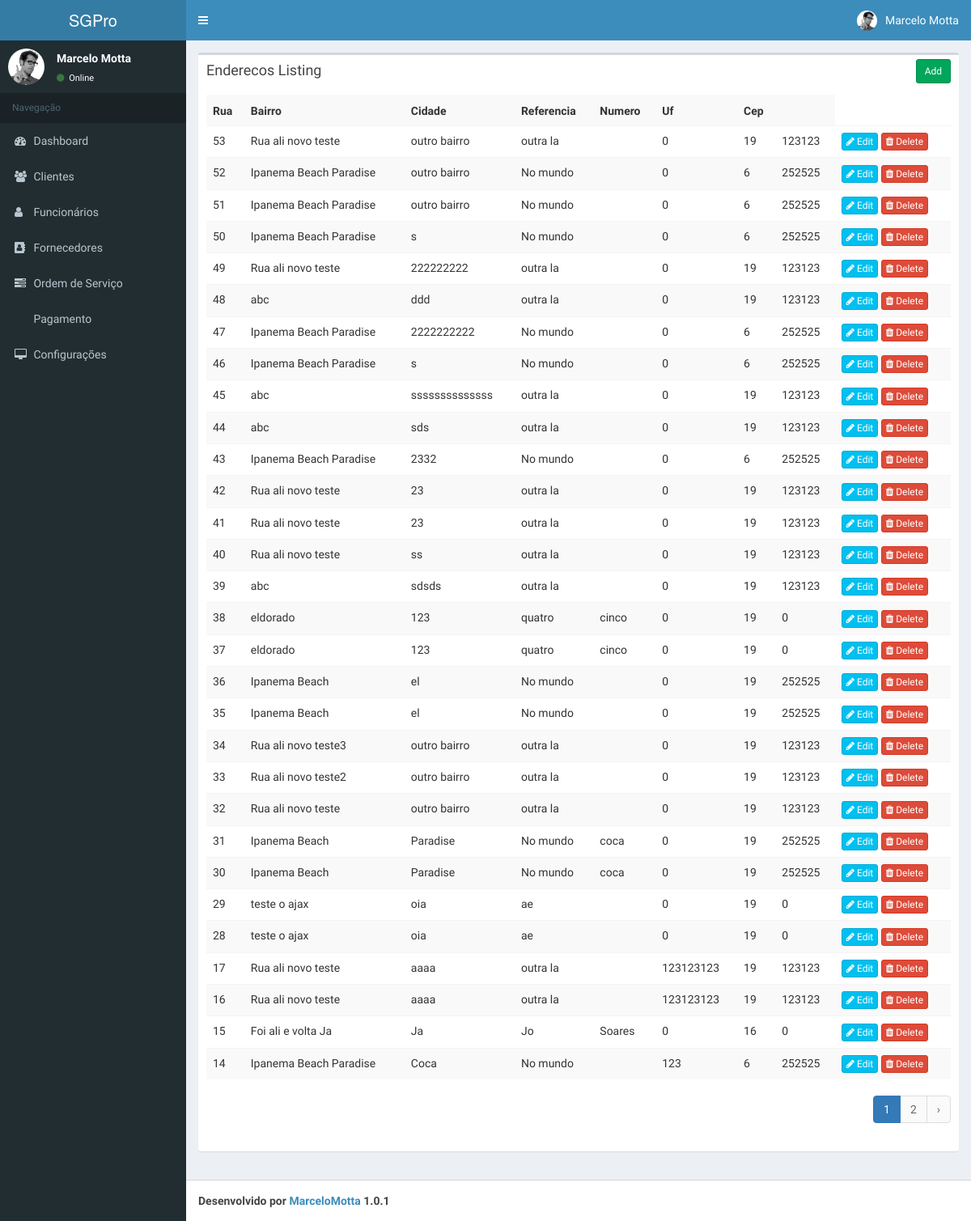
The app's page /app-developing/index.php/endereco with its own data.
### tables this page shows
CREATE TABLE `enderecos` (
  `id_endereco` int(11) NOT NULL,
  `rua` varchar(80) NOT NULL,
  `bairro` varchar(50) NOT NULL,
  `cidade` varchar(80) NOT NULL,
  `referencia` varchar(150) DEFAULT NULL,
  `numero` int(30) NOT NULL,
  `uf` int(11) NOT NULL,
  `cep` int(20) DEFAULT NULL
);

### app-developing/application/controllers/Endereco.php (called while the page is built, shortened)
<?php
class Endereco extends CI_Controller{
    function __construct()
    {
        $this->load->model('Endereco_model');
    }
    function index()
    {
        $params['limit'] = 30;
        $params['offset'] = ($this->input->get('per_page')) ? $this->input->get('per_page') : 0;
        $data['enderecos'] = $this->Endereco_model->get_all_enderecos($params);
        $data['_view'] = 'endereco/index';
        $this->load->view('layouts/main',$data);
    }
}

### app-developing/index.php (called while the page is built, shortened)
<?php
require_once BASEPATH.'core/CodeIgniter.php';

### app-developing/application/models/Endereco_model.php (called while the page is built, shortened)
<?php
class Endereco_model extends CI_Model
{
   function get_all_enderecos($params = array())
   {
       $this->db->order_by('id_endereco', 'desc');
       if(isset($params) && !empty($params))
       {
           $this->db->limit($params['limit'], $params['offset']);
       }
       return $this->db->get('enderecos')->result_array();
   }
    function get_all_enderecos_count()
    {
        $this->db->from('enderecos');
        return $this->db->count_all_results();
    }
}

### app-developing/application/views/endereco/index.php (the view, shortened to what this page needs)
<div class="row">
    <div class="col-md-12">
        <div class="box">
            <div class="box-header">
                <h3 class="box-title">Enderecos Listing</h3>
            	<div class="box-tools">
                    <a href="<?php echo site_url('endereco/add'); ?>" class="btn btn-success btn-sm">Add</a>
                </div>
            </div>
            <div class="box-body">
                <table class="table table-striped">
                    <tr>
						<th>Rua</th>
						<th>Bairro</th>
						<th>Cidade</th>
						<th>Referencia</th>
						<th>Numero</th>
						<th>Uf</th>
						<th>Cep</th>
						<th></th>
                    </tr>
                    <?php foreach($enderecos as $e){ ?>
                    <tr>
						<td><?php echo $e['id_endereco']; ?></td>
						<td><?php echo $e['rua']; ?></td>
						<td><?php echo $e['bairro']; ?></td>
						<td><?php echo $e['cidade']; ?></td>
						<td><?php echo $e['referencia']; ?></td>
						<td><?php echo $e['numero']; ?></td>
						<td><?php echo $e['uf']; ?></td>
						<td><?php echo $e['cep']; ?></td>
						<td>
                            <a href="<?php echo site_url('endereco/edit/'.$e['id_endereco']); ?>" class="btn btn-info btn-xs"><span class="fa fa-pencil"></span> Edit</a>
                            <a href="<?php echo site_url('endereco/remove/'.$e['id_endereco']); ?>" class="btn btn-danger btn-xs"><span class="fa fa-trash"></span> Delete</a>
                        </td>
                    </tr>
                    <?php } ?>
                </table>
                <div class="pull-right">
                    <?php echo $this->pagination->create_links(); ?>
                </div>
            </div>
        </div>
    </div>
</div>

### records on screen
enderecos: id_endereco "53", rua "Rua ali novo teste", bairro "outro bairro", cidade "outra la", numero "0", uf "19", cep "123123"
enderecos: id_endereco "52", rua "Ipanema Beach Paradise", bairro "outro bairro", cidade "No mundo", numero "0", uf "6", cep "252525"
enderecos: id_endereco "51", rua "Ipanema Beach Paradise", bairro "outro bairro", cidade "No mundo", numero "0", uf "6", cep "252525"
enderecos: id_endereco "50", rua "Ipanema Beach Paradise", bairro "s", cidade "No mundo", numero "0", uf "6", cep "252525"
enderecos: id_endereco "49", rua "Rua ali novo teste", bairro "222222222", cidade "outra la", numero "0", uf "19", cep "123123"
enderecos: id_endereco "48", rua "abc", bairro "ddd", cidade "outra la", numero "0", uf "19", cep "123123"
enderecos: id_endereco "47", rua "Ipanema Beach Paradise", bairro "2222222222", cidade "No mundo", numero "0", uf "6", cep "252525"
enderecos: id_endereco "46", rua "Ipanema Beach Paradise", bairro "s", cidade "No mundo", numero "0", uf "6", cep "252525"
enderecos: id_endereco "45", rua "abc", bairro "ssssssssssssss", cidade "outra la", numero "0", uf "19", cep "123123"
enderecos: id_endereco "44", rua "abc", bairro "sds", cidade "outra la", numero "0", uf "19", cep "123123"
enderecos: id_endereco "43", rua "Ipanema Beach Paradise", bairro "2332", cidade "No mundo", numero "0", uf "6", cep "252525"
enderecos: id_endereco "42", rua "Rua ali novo teste", bairro "23", cidade "outra la", numero "0", uf "19", cep "123123"
enderecos: id_endereco "41", rua "Rua ali novo teste", bairro "23", cidade "outra la", numero "0", uf "19", cep "123123"
enderecos: id_endereco "40", rua "Rua ali novo teste", bairro "ss", cidade "outra la", numero "0", uf "19", cep "123123"
enderecos: id_endereco "39", rua "abc", bairro "sdsds", cidade "outra la", numero "0", uf "19", cep "123123"
enderecos: id_endereco "38", rua "eldorado", bairro "123", cidade "quatro", referencia "cinco", numero "0", uf "19", cep "0"
enderecos: id_endereco "37", rua "eldorado", bairro "123", cidade "quatro", referencia "cinco", numero "0", uf "19", cep "0"
enderecos: id_endereco "36", rua "Ipanema Beach", bairro "el", cidade "No mundo", numero "0", uf "19", cep "252525"
enderecos: id_endereco "35", rua "Ipanema Beach", bairro "el", cidade "No mundo", numero "0", uf "19", cep "252525"
enderecos: id_endereco "34", rua "Rua ali novo teste3", bairro "outro bairro", cidade "outra la", numero "0", uf "19", cep "123123"
enderecos: id_endereco "33", rua "Rua ali novo teste2", bairro "outro bairro", cidade "outra la", numero "0", uf "19", cep "123123"
enderecos: id_endereco "32", rua "Rua ali novo teste", bairro "outro bairro", cidade "outra la", numero "0", uf "19", cep "123123"
enderecos: id_endereco "31", rua "Ipanema Beach", bairro "Paradise", cidade "No mundo", referencia "coca", numero "0", uf "19", cep "252525"
enderecos: id_endereco "30", rua "Ipanema Beach", bairro "Paradise", cidade "No mundo", referencia "coca", numero "0", uf "19", cep "252525"
enderecos: id_endereco "29", rua "teste o ajax", bairro "oia", cidade "ae", numero "0", uf "19", cep "0"
enderecos: id_endereco "28", rua "teste o ajax", bairro "oia", cidade "ae", numero "0", uf "19", cep "0"
enderecos: id_endereco "17", rua "Rua ali novo teste", bairro "aaaa", cidade "outra la", numero "123123123", uf "19", cep "123123"
enderecos: id_endereco "16", rua "Rua ali novo teste", bairro "aaaa", cidade "outra la", numero "123123123", uf "19", cep "123123"
enderecos: id_endereco "15", rua "Foi ali e volta Ja", bairro "Ja", cidade "Jo", referencia "Soares", numero "0", uf "16", cep "0"
enderecos: id_endereco "14", rua "Ipanema Beach Paradise", bairro "Coca", cidade "No mundo", numero "123", uf "6", cep "252525"

### other values on screen
$this->pagination->create_links() "1 2 ›"
